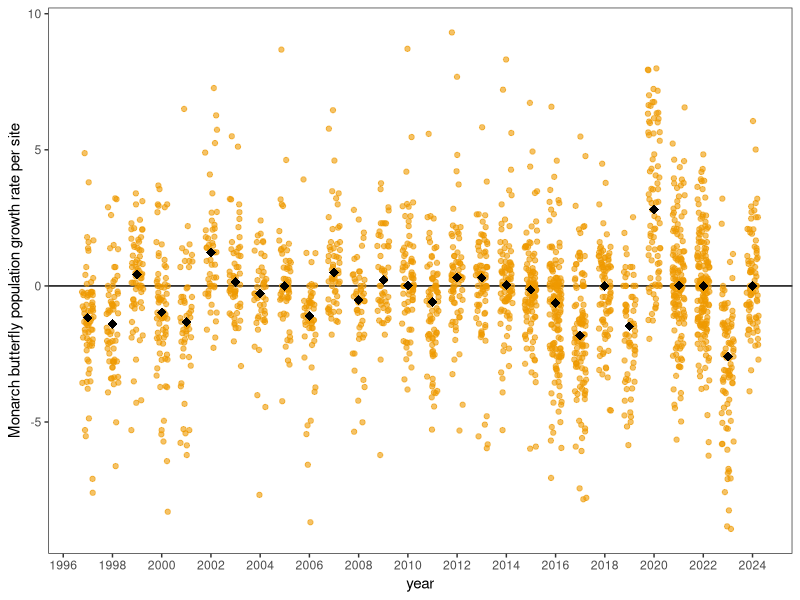

Recreate this plot in R.
## ---- chunk 1
setwd("~/Documents/VIZ_SPRING/data_viz_project_spring")

library(tidyverse)
library(ggplot2)
library(lubridate)
library(dplyr)
library(stringr)

df = read_csv("Xerces Site Counts by County.csv", n_max = 387)
# view(df)
## ---- chunk 2
df_long = pivot_longer(df, 
                       cols = !c('SITE ID','SITE NAME','COUNTY or REGION'),
                       names_to = 'time_period',
                       values_to = 'count')

df_long = df_long %>% 
    mutate(
        # year = factor(time_period, levels = tail(names(df), -3)),
        year = as.numeric(time_period),
        season = case_when(
            str_starts(time_period, "ES") ~ "Early Season",
            str_starts(time_period, "LS") ~ "Late Season",
            TRUE ~ "Peak Season"
    )
  )

# only observations at peak season
df_peak = df_long %>% filter(season == "Peak Season")

# all observations, including late and early season
ESday = round(yday("2023-10-31")/365, 3)
Xday = round(yday("2023-11-25")/365, 3)
LSday = round(yday("2023-12-31")/365, 3)

df_all_dates = df_long %>%
    mutate(date = case_when(
        str_starts(time_period, "ES") ~ as.numeric(substring(time_period, 4, 7)) + ESday,
        str_starts(time_period, "LS") ~ as.numeric(substring(time_period, 4, 7)) + LSday,
        TRUE ~ as.numeric(time_period) + Xday
    ))
## ---- chunk 3
df_peak = df_peak %>% 
    arrange(year) %>% 
    group_by(`SITE ID`) %>% 
    mutate(
        lambda = lead(count)/count,
        lambda = if_else(is.infinite(lambda), 0,
                         if_else(is.nan(lambda), 0, lambda)))

df_peak = df_peak %>% 
    arrange(year) %>% 
    group_by(`SITE ID`) %>% 
    mutate(
        dNdt = (count-lag(count))/(year-lag(year)),
        dldt = (lambda-lag(lambda))/(year-lag(year)))
## ---- chunk 4
ggplot(data = filter(df_peak, lambda > 0),
       aes(x = year, y = log(lambda))) + #log-transforming lambda to yield r
  geom_hline(yintercept = 0) +
  geom_jitter(width = 0.25, color = "orange2", alpha = 0.6) +
  stat_summary(fun = "median", geom = "point", shape = 18, size = 3) +
  scale_y_continuous(name = "Monarch butterfly population growth rate per site") +
  scale_x_continuous(breaks = seq(1990,2026,2)) +
  theme_test()
## ---- chunk 5
# mapview(df_locations, xcol=long, ycol=lat, 
#         crs=4269, grid = FALSE)
